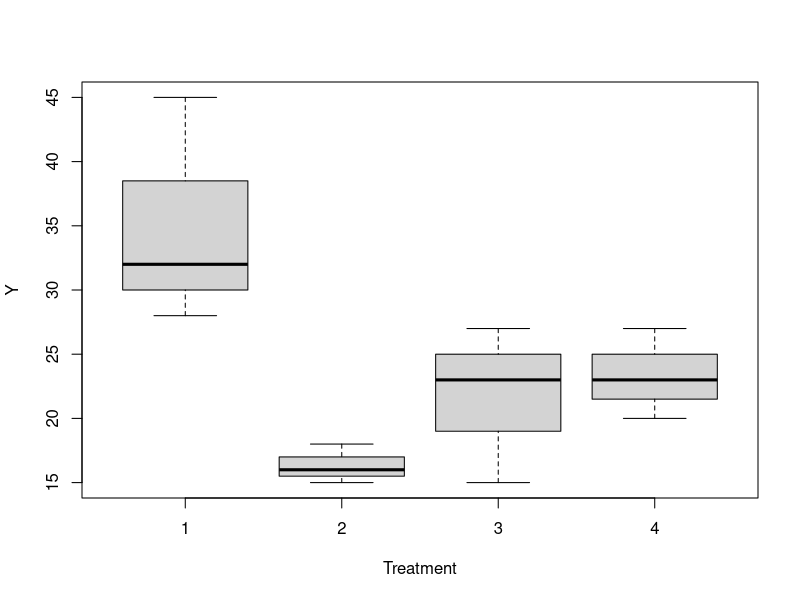
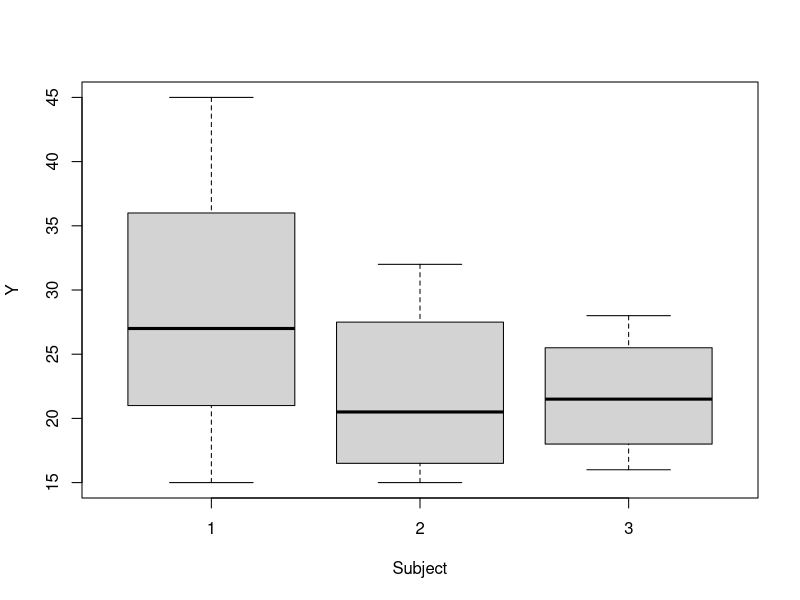
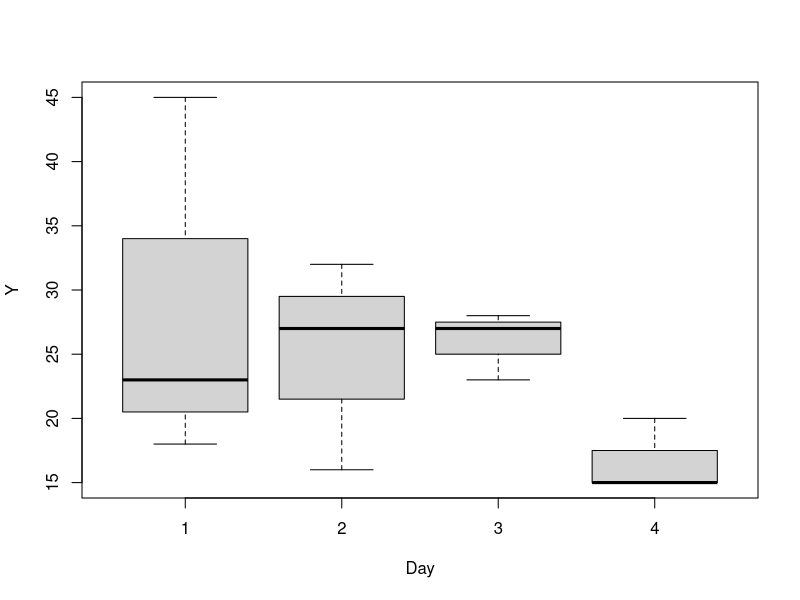
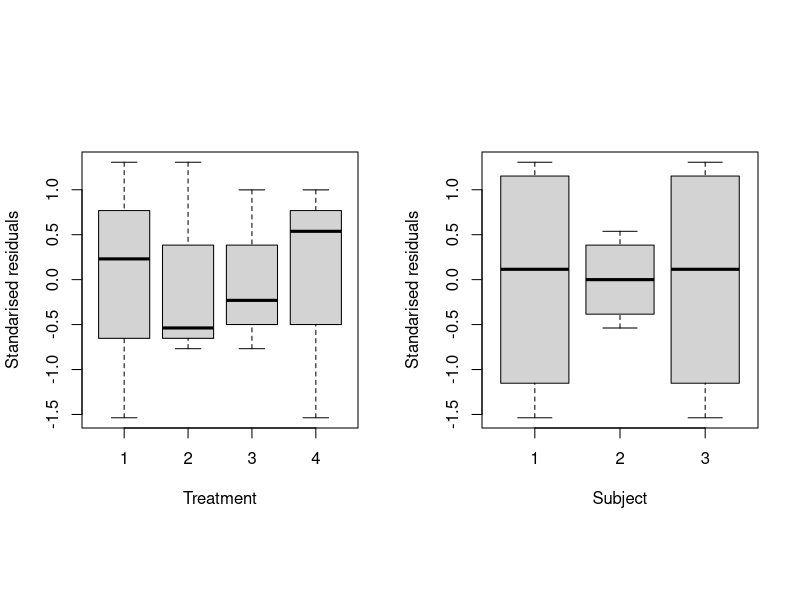
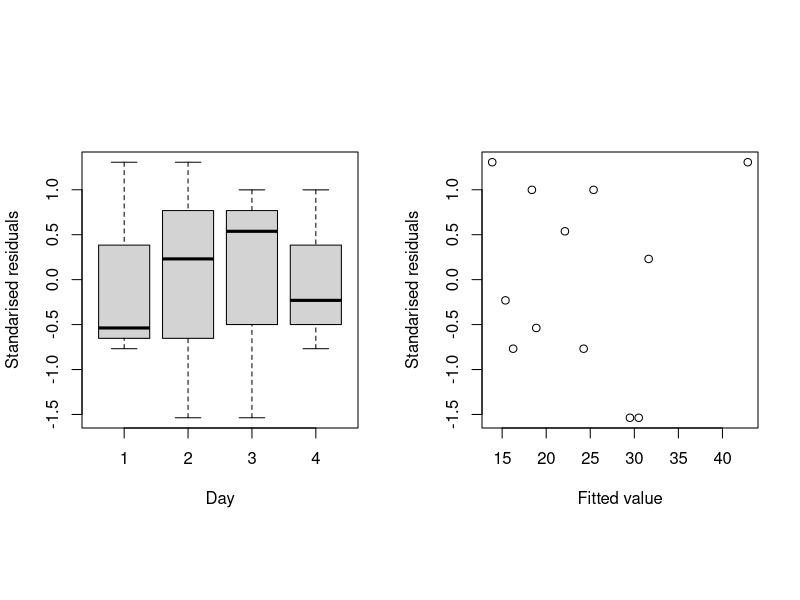
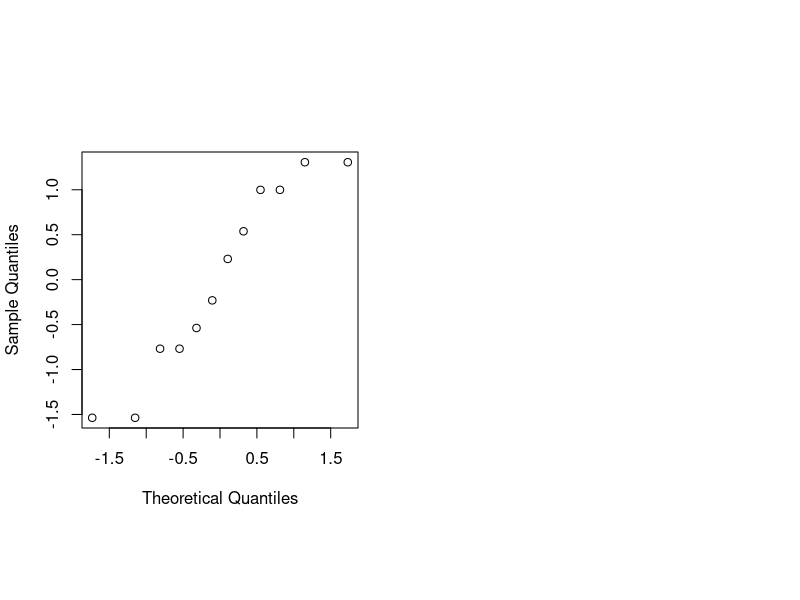

Write the R code that produced these figures, in order.
## ---- chunk 1
#Setting up enviroment
library(tidyverse)
exercise <- data.frame(
 Subject = rep(1:3, rep(4, 3)),
 Day = rep(1:4, 3),
 Treatment = c(1, 4, 3, 2, 2, 1, 4, 3, 3, 2, 1, 4),
 Y = c(45, 27, 27, 15, 18, 32, 23, 15, 23, 16, 28, 20)
)
#changing covariates to factors 
exercise <- exercise%>%
  mutate(Subject = factor(Subject,levels = c(1:3),labels=c(1:3)),
         Day = factor(Day, levels=c(1:4), labels=c(1:4)),
         Treatment = factor(Treatment, levels=c(1:4),labels=c(1:4)))
## ---- chunk 2
#Finding mean and SD of treatent, subject and day variables
aggregate(Y~Treatment,data=exercise,
          FUN = function(x) c(mean = mean(x), sd = sd(x)))
aggregate(Y~Subject,data=exercise,
          FUN = function(x) c(mean = mean(x), sd = sd(x)))
aggregate(Y~Day,data=exercise,
          FUN = function(x) c(mean = mean(x), sd = sd(x)))

#generating boxplots
boxplot(Y ~ Treatment,data=exercise)
boxplot(Y ~ Subject,data=exercise)
boxplot(Y ~ Day,data=exercise)
## ---- chunk 3
#fitting model
exercise.lm <- lm(Y ~ Day+Subject+Treatment,data=exercise)
anova(exercise.lm)
## ---- chunk 4
#Investigating pairwise differences
exercise.emm <- emmeans::emmeans(exercise.lm, ~ Treatment)
pairs(exercise.emm)
## ---- chunk 5
#residual plots
standres <- rstandard(exercise.lm)
fitted <- fitted(exercise.lm)
par(mfrow = c(1, 2), pty = "s")
with(exercise, {
  plot(Treatment, standres, xlab = "Treatment", ylab = "Standarised residuals")
  plot(Subject, standres, xlab = "Subject", ylab = "Standarised residuals")
   par(mfrow = c(1, 2), pty = "s") 
  plot(Day, standres, xlab = "Day", ylab = "Standarised residuals")
  plot(fitted, standres, xlab = "Fitted value", ylab = "Standarised residuals")
})
#creating qq plot
par(pty = "s")
qqnorm(standres, main = "")

## ---- chunk 6
#Adding variables of two level factors
exercise <- exercise%>%
  mutate(Duration=ifelse(Treatment==1,1,ifelse(Treatment==2,1,3)),
         Speed=ifelse(Treatment==1,40,ifelse(Treatment==3,40,60)),
         Pedal=ifelse(Treatment==1,"hand",ifelse(Treatment==4,"hand","foot")),
         Duration= factor(Duration,levels=c(1,3),labels=c(1,3)),
         Speed=factor(Speed,levels=c(40,60),labels=c(40,60)),
         Pedal=factor(Pedal,levels=c("hand","foot"),labels=c("hand","foot")))

#Changing levels to high=+1 or low=-1
exercise_contrast <- exercise%>%
  mutate(Duration = ifelse(Duration==1,-1,1),
         Speed = ifelse(Speed==40,-1,1),
         Pedal = ifelse(Pedal=="hand",1,-1))
## ---- chunk 7
#fitting factorial linear model
fact.lm <- lm(Y ~ Subject + Day + Duration +Speed + Pedal, data = exercise_contrast)
anova(fact.lm)
## ---- chunk 8
#reporting main factorial effect estimates
2*coef(fact.lm)[7:9]
## ---- chunk 9
#calculating unscaled interation contrasts
exercise_int_contrast <- data.frame(model.matrix(~ . +Duration:Speed+Duration:Pedal+Speed:Pedal , exercise_contrast[,5:7]))[,2:7]

knitr::kable(
 exercise_int_contrast,
 col.names = c("D","S","P","D:S","D:P","S:P"),
 caption = "unscaled contrasts for main effects and two-factor interactions")
## ---- chunk 10
#Investigating 2 factor interactions (showing that estimates are the same as those attainted in part(b) for the third factor)
fact.npedal.lm <- lm(Y ~Subject + Day + Duration + Speed + Duration:Speed, data = exercise_contrast)
2*coef(fact.npedal.lm)[9]

fact.nspeed.lm <- lm(Y ~Subject + Day + Duration + Pedal + Duration:Pedal, data = exercise_contrast)
2*coef(fact.nspeed.lm)[9]

fact.nduration.lm <- lm(Y ~Subject + Day + Pedal + Speed + Pedal:Speed, data = exercise_contrast)
2*coef(fact.nduration.lm)[9]
